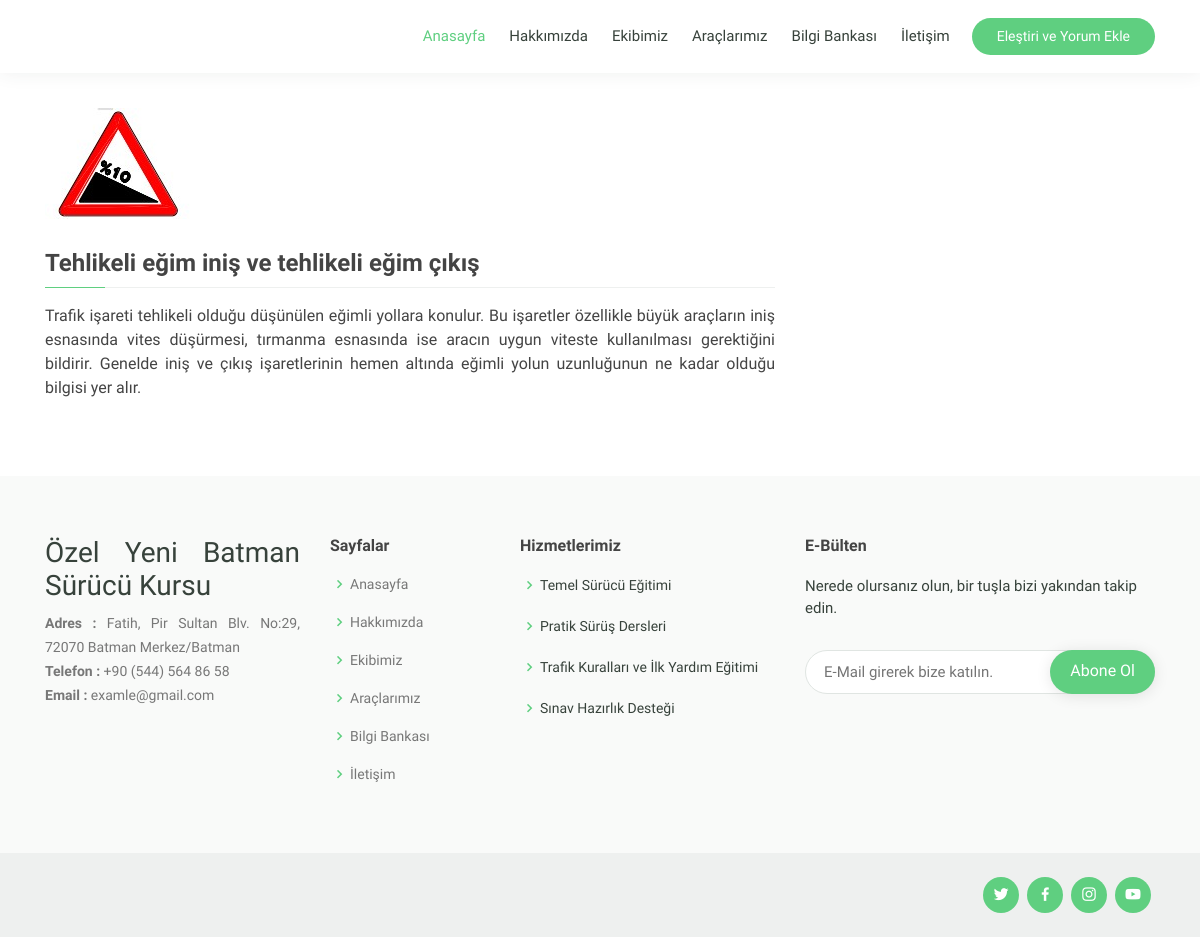
Page /blog-detay.php?sayfa=blog&id=8 on the committed database.
### tables this page shows
CREATE TABLE `blog` (
  `blog_id` int(11) NOT NULL,
  `blog_baslik` varchar(240) NOT NULL,
  `blog_aciklama` text NOT NULL,
  `blog_resim` varchar(280) NOT NULL,
  `blog_sira` int(11) NOT NULL,
  `kullanici_id` int(11) NOT NULL,
  `blog_zaman` timestamp NOT NULL DEFAULT current_timestamp(),
  `blog_anahtarkelime` varchar(200) NOT NULL
);

CREATE TABLE `ayarlar` (
  `ayar_id` int(1) NOT NULL,
  `ayar_baslik` varchar(250) NOT NULL,
  `ayar_aciklama` text NOT NULL,
  `ayar_anahtar` varchar(400) NOT NULL,
  `ayar_logo` varchar(120) NOT NULL,
  `ayar_adres` varchar(200) NOT NULL,
  `ayar_telefon` varchar(25) NOT NULL,
  `ayar_email` varchar(80) NOT NULL,
  `ayar_facebook` varchar(150) NOT NULL,
  `ayar_instagram` varchar(150) NOT NULL,
  `ayar_youtube` varchar(150) NOT NULL,
  `ayar_twitter` varchar(150) NOT NULL
);

### blog-detay.php (the view, shortened to what this page needs)
<?php
require_once 'header.php';
$blogsor=$baglanti->prepare("SELECT * FROM blog WHERE blog_id=:blog_id");
$blogsor->execute(array(
'blog_id'=>$_GET['id']
));
$blogcek=$blogsor->fetch(PDO::FETCH_ASSOC);
?>
<br><br>
    <section id="course-details" class="course-details" style="font-family: 'Work Sans', sans-serif; text-align: justify;">
      <div class="container" data-aos="fade-up">
        <div class="row">
          <div class="col-lg-8">
            <img src="admin/resimler/blog/<?php echo $blogcek['blog_resim'];?>" class="img-fluid" alt="">
            <h3 style="font-family: 'Jura', sans-serif;"><?php echo $blogcek['blog_baslik'] ?></h3>
            <p>
             <?php echo $blogcek['blog_aciklama']?>
            </p>
          </div>
          <div class="col-lg-4" style="font-family: 'Jura', sans-serif;">
          </div>
        </div>
      </div>
    </section>
<?php
require_once 'footer.php';
?>

### footer.php (shortened to what this page needs)
  <footer id="footer">
    <div class="footer-top">
      <div class="container">
        <div class="row">
          <div class="col-lg-3 col-md-6 footer-contact" style="font-family: 'Work Sans', sans-serif; text-align: justify;">
            <h3>Özel Yeni Batman Sürücü Kursu</h3>
            <p>
              <strong>Adres : </strong><?php echo $ayarcek['ayar_adres'];?><br>
              <strong>Telefon : </strong><?php echo $ayarcek['ayar_telefon'];?><br>
              <strong>Email : </strong><?php echo $ayarcek['ayar_email'];?><br>
            </p>
          </div>
          <div class="col-lg-2 col-md-6 footer-links" style="font-family: 'Work Sans', sans-serif;">
            <h4 style="font-family: 'Jura', sans-serif;">Sayfalar</h4>
            <ul>
              <li><i class="bx bx-chevron-right"></i> <a href="index.php">Anasayfa</a></li>
              <li><i class="bx bx-chevron-right"></i> <a href="hakkimizda.php">Hakkımızda</a></li>
              <li><i class="bx bx-chevron-right"></i> <a href="ekip.php">Ekibimiz</a></li>
              <li><i class="bx bx-chevron-right"></i> <a href="arac.php">Araçlarımız</a></li>
              <li><i class="bx bx-chevron-right"></i> <a href="blog.php">Bilgi Bankası</a></li>
              <li><i class="bx bx-chevron-right"></i> <a href="iletisim.php">İletişim</a></li>
            </ul>
          </div>
          <div class="col-lg-3 col-md-6 footer-links" style="font-family: 'Work Sans', sans-serif;">
            <h4 style="font-family: 'Jura', sans-serif;">Hizmetlerimiz</h4>
            <ul>
              <li><i class="bx bx-chevron-right"></i>Temel Sürücü Eğitimi</li>
              <li><i class="bx bx-chevron-right"></i>Pratik Sürüş Dersleri</li>
              <li><i class="bx bx-chevron-right"></i>Trafik Kuralları ve İlk Yardım Eğitimi</li>
              <li><i class="bx bx-chevron-right"></i>Sınav Hazırlık Desteği</li>
            </ul>
          </div>
          <div class="col-lg-4 col-md-6 footer-newsletter" style="font-family: 'Work Sans', sans-serif;">
            <h4 style="font-family: 'Jura', sans-serif;">E-Bülten</h4>
            <p>Nerede olursanız olun, bir tuşla bizi yakından takip edin.</p>
            <form action="admin/islem.php" method="post">
              <input type="email" name="email" placeholder="E-Mail girerek bize katılın.">
              <input name="abone"type="submit" value="Abone Ol">
            </form>
          </div>
        </div>
      </div>
    </div>
    <div class="container d-md-flex py-4">
      <div class="social-links text-center text-md-right pt-3 pt-md-0">
        <a href="<?php echo $ayarcek['ayar_twitter']?>"class="twitter"><i class="bx bxl-twitter"></i></a>
        <a href="<?php echo $ayarcek['ayar_facebook']?>" class="facebook"><i class="bx bxl-facebook"></i></a>
        <a href="<?php echo $ayarcek['ayar_instagram']?>" class="instagram"><i class="bx bxl-instagram"></i></a>
        <a href="<?php echo $ayarcek['ayar_youtube']?>" class="youtube"><i class="bx bxl-youtube"></i></a>
      </div>
    </div>
  </footer>
</body>
</html>

### assets/css/style.css (style rules this page uses)
body { font-family: font-family: 'Jura', sans-serif; color: #444444; }
a { color: #5fcf80; text-decoration: none; }
h1, h2, h3, h4, h5, h6 { font-family: font-family: 'Jura', sans-serif; }
section { padding: 60px 0; overflow: hidden; }
.course-details h3 { font-size: 24px; margin: 30px 0 15px 0; font-weight: 700; position: relative; padding-bottom: 10px; }
.course-details h3:before { content: ''; position: absolute; display: block; width: 100%; height: 1px; background: #eef0ef; bottom: 0; left: 0; }
.course-details h3:after { content: ''; position: absolute; display: block; width: 60px; height: 1px; background: #5fcf80; bottom: 0; left: 0; }
#footer { color: #37423b; font-size: 14px; background: #eef0ef; }
#footer .footer-top { padding: 60px 0 30px 0; background: #f9faf9; }
#footer .footer-top .footer-contact { margin-bottom: 30px; }
#footer .footer-top .footer-contact p { font-size: 14px; line-height: 24px; margin-bottom: 0; font-family: font-family: 'Jura', sans-serif; color: #777777; }
#footer .footer-top h4 { font-size: 16px; font-weight: bold; color: #444444; position: relative; padding-bottom: 12px; }
#footer .footer-top .footer-links { margin-bottom: 30px; }
#footer .footer-top .footer-links ul { list-style: none; padding: 0; margin: 0; }
#footer .footer-top .footer-links ul i { padding-right: 2px; color: #5fcf80; font-size: 18px; line-height: 1; }
#footer .footer-top .footer-links ul li { padding: 10px 0; display: flex; align-items: center; }
#footer .footer-top .footer-links ul li:first-child { padding-top: 0; }
#footer .footer-top .footer-links ul a { color: #777777; transition: 0.3s; display: inline-block; line-height: 1; }
#footer .footer-newsletter { font-size: 15px; }
#footer .footer-newsletter h4 { font-size: 16px; font-weight: bold; color: #444444; position: relative; padding-bottom: 12px; }
#footer .footer-newsletter form { margin-top: 30px; background: #fff; padding: 6px 10px; position: relative; border-radius: 50px; text-align: left; border: 1px solid #e0e5e2; }
#footer .footer-newsletter form input[type="email"] { border: 0; padding: 4px 8px; width: calc(100% - 100px); }
#footer .footer-newsletter form input[type="submit"] { position: absolute; top: -1px; right: -1px; bottom: -1px; border: 0; background: none; font-size: 16px; padding: 0 20px 2px 20px; background: #5fcf80; color: #fff; transition: 0.3s; border-radius: 50px; box-shadow: 0px 2px 15px rgba(0, 0, 0, 0.1); }
#footer .social-links a { font-size: 18px; display: inline-block; background: #5fcf80; color: #fff; line-height: 1; padding: 8px 0; margin-right: 4px; border-radius: 50%; text-align: center; width: 36px; height: 36px; transition: 0.3s; }

### rows in the picture
blog: blog_resim (picture), blog_baslik "Tehlikeli eğim iniş ve tehlikeli eğim çıkış", blog_aciklama "Trafik işareti tehlikeli olduğu düşünülen eğimli yollara konulur. Bu işaretler özellikle büyük araçların iniş esnasında vites düşürmesi, tırmanma esnasında ise aracın uygun viteste kullanılması gerektiğini bildirir. Genelde iniş ve çıkış işaretlerinin hemen altında eğimli yolun uzunluğunun ne kadar olduğu bilgisi yer alır."
ayarlar: ayar_adres "Fatih, Pir Sultan Blv. No:29, 72070 Batman Merkez/Batman", ayar_telefon "+90 (544) 564 86 58", ayar_email "examle@gmail.com"
